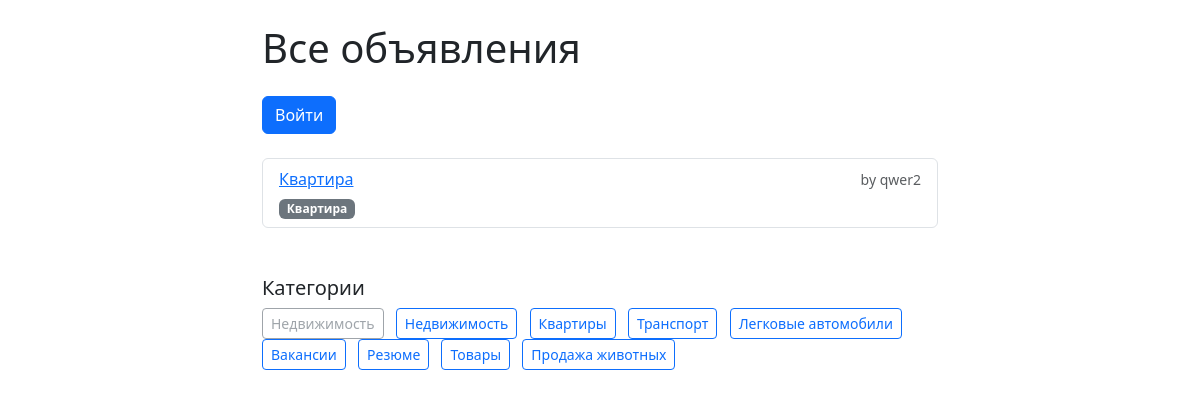
The app's page /requests/ads/tag/-2/ with its own data.
### ads/models.py (models this page shows, shortened)
class Ad(models.Model):
    tags = models.ManyToManyField('Tag', blank=True, related_name='ads')
    title = models.CharField("Заголовок", max_length=255)
    description = models.TextField("Описание")
    price = models.DecimalField("Цена", max_digits=10, decimal_places=2)
    city = models.CharField("Город", max_length=100)
    author = models.ForeignKey(
        settings.AUTH_USER_MODEL,
        on_delete=models.CASCADE,
        related_name='ads',
        verbose_name="Автор"
    )
    category = models.ForeignKey(
        Category,
        on_delete=models.SET_NULL,
        null=True,
        blank=True,
        related_name='ads',
        verbose_name="Категория"
    )
    slug = models.SlugField(max_length=255, null=True, blank=True, unique=True)
    created_at = models.DateTimeField("Дата создания", auto_now_add=True)

class Tag(models.Model):
    name = models.CharField(max_length=50, unique=True)
    slug = models.SlugField(max_length=60, unique=True, blank=True)

class Category(models.Model):
    name = models.CharField("Название категории", max_length=100)
    slug = models.SlugField(max_length=100, unique=True)

### accounts/models.py (models this page shows)
class User(AbstractUser):
    pass

### ads/views.py (the view)
# urls.py: path('ads/tag/<slug:slug>/', views.ads_by_tag, name='ads_by_tag'),
def ads_by_tag(request, slug):
    tag = get_object_or_404(Tag, slug=slug)
    ads = Ad.objects.filter(tags=tag)
    categories = Category.objects.all()
    context = {
        'ads': ads,
        'categories': categories,
        'current_tag': tag,
    }
    return render(request, 'ads/ad_list.html', context)

### ads/templates/ads/ad_list.html (shortened to what this page needs)
<!DOCTYPE html>
<html lang="ru">
<head>
    <link href="https://cdn.jsdelivr.net/npm/bootstrap@5.3.0/dist/css/bootstrap.min.css" rel="stylesheet">
</head>
<body>
<div class="container mt-4" style="max-width: 700px;">
    <h1 class="mb-4">Все объявления</h1>
    {% if user.is_authenticated %}
        <a href="{% url 'ad_create' %}" class="btn btn-success mb-2">Создать новое объявление</a>
        <a href="{% url 'my_ads' %}" class="btn btn-info mb-2">Мои объявления</a>
    {% else %}
        <a href="{% url 'login' %}" class="btn btn-primary mb-2">Войти</a>
    {% endif %}
    <ul class="list-group mt-3">
        {% for ad in ads %}
            <li class="list-group-item">
                <div class="d-flex justify-content-between align-items-start flex-column">
                    <div class="w-100 d-flex justify-content-between align-items-center">
                        {% if ad.slug %}
                            <a href="{% url 'ad_detail' slug=ad.slug %}">{{ ad.title }}</a>
                        {% else %}
                            {{ ad.title }} <small class="text-danger">(нет ссылки: отсутствует slug)</small>
                        {% endif %}
                        <small class="text-muted">by {{ ad.author.username }}</small>
                    </div>
                    <div class="mt-1">
                        {% for tag in ad.tags.all %}
                            <a href="{% url 'ads_by_tag' slug=tag.slug %}" class="badge bg-secondary text-decoration-none me-1">{{ tag.name }}</a>
                        {% empty %}
                            <small class="text-muted">Без тегов</small>
                        {% endfor %}
                    </div>
                </div>
            </li>
        {% empty %}
            <li class="list-group-item">Объявлений нет.</li>
        {% endfor %}
    </ul>
    <div class="mb-4 mt-5">
        <h5>Категории</h5>
        {% if categories %}
            <ul class="list-inline">
                {% for category in categories %}
                    <li class="list-inline-item">
                        {% if category.slug %}
                            <a href="{% url 'ads_by_category' slug=category.slug %}" class="btn btn-outline-primary btn-sm">{{ category.name }}</a>
                        {% else %}
                            <span class="btn btn-outline-secondary btn-sm disabled" title="Slug отсутствует">{{ category.name }}</span>
                        {% endif %}
                    </li>
                {% endfor %}
            </ul>
        {% else %}
            <p>Категории не найдены.</p>
        {% endif %}
    </div>
</div>
</body>
</html>

### records on screen
Ad: title "Квартира", author.username "qwer2"
Tag: name "Квартира"
Category: name "Недвижимость"
Category: name "Недвижимость"
Category: name "Квартиры"
Category: name "Транспорт"
Category: name "Легковые автомобили"
Category: name "Вакансии"
Category: name "Резюме"
Category: name "Товары"
Category: name "Продажа животных"
